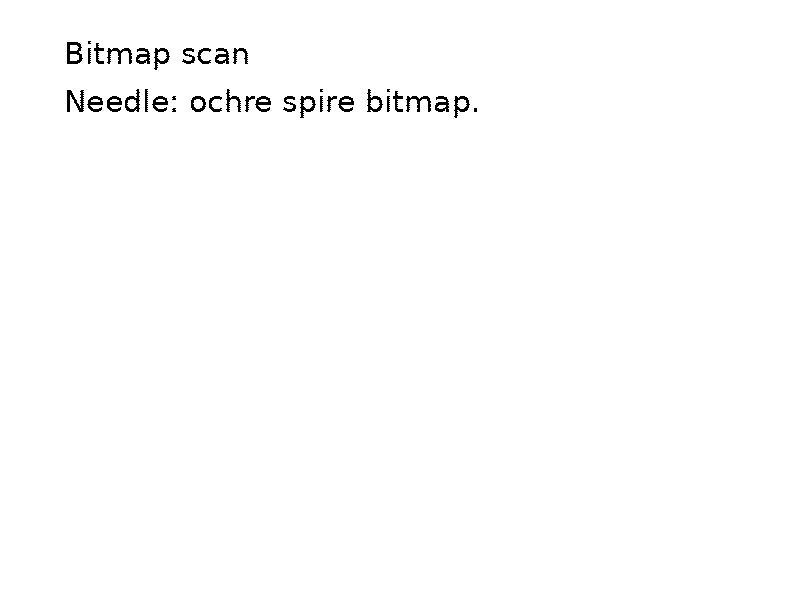
#> input picture tests/data/corpus/images/bitmap.bmp, 800 x 600 px
$ python -i scanfacts.py   (imports and definitions only)
#> lines starting #> are read from the running program, lines starting #| are printed output that depends on the picture; after the words box and inside, x2 and y2 are one past the last pixel; in counts of white or black regions, pixels touching at a corner belong together
#> further down, picture is the input picture: PIL image 800x600 1; 99.2% white; black in thin lines or dots, all inside (x1, y1, x2, y2) = (67, 41, 477, 118)
"""Page-image facts of a page that has no text layer (numpy + Pillow; the profile's layer 3.1B).

One render of the page at about 100 dpi gives what decides whether a conventional OCR engine is likely to read it well,
or the page is in doubt and belongs to the document reader (a vision model): how much ink, how much contrast, how sharp
the strokes are, how skewed the text lines are, how regular the lines are, whether long ruled lines make it a table,
whether it looks like a photograph.  Nothing here reads text; it costs about 50-150 ms a page.  ``router.decide_scan``
turns the facts into a runway.  The source file is only read.
"""

from __future__ import annotations

from pathlib import Path
from typing import Any

import numpy as np

RENDER_DPI = 100
SKEW_RANGE = 10.0                    # degrees searched on each side.  More than router.THRESHOLDS["max_deskew"], so that a page
                                     # skewed beyond what is straightened measures as such: a search that ends at its limit
                                     # says "at least this much" (with 6 a page at 8 or 12 degrees measured 5 or 6)
SKEW_STEP = 0.5


def _gray(im: Any) -> np.ndarray:
    return np.asarray(im.convert("L"), dtype=np.uint8)


def _normalise(a: np.ndarray) -> np.ndarray:
    """Paper (the median grey) mapped to 255, so a yellowed or grey page compares with a white one."""
    median = float(np.median(a)) or 255.0
#> median = 255
    return np.clip(a.astype(np.float32) * (255.0 / max(median, 1.0)), 0, 255)


def _skew(binary: Any) -> float:
    """The angle (degrees, positive = counter-clockwise rotation needed) at which the row profile of the ink is
    sharpest: text lines are horizontal then."""
    from PIL import Image

    small = Image.fromarray((np.asarray(binary) * 255).astype(np.uint8)).resize((400, round(400 * binary.shape[0] / binary.shape[1])))
    best, best_angle = -1.0, 0.0
    angle = -SKEW_RANGE
    while angle <= SKEW_RANGE + 1e-9:
        rot = np.asarray(small.rotate(angle, resample=Image.NEAREST, fillcolor=0)) > 127
        score = float(np.var(rot.sum(axis=1)))
        if score > best:
            best, best_angle = score, angle
        angle += SKEW_STEP
    return round(-best_angle, 2)


def _runs(mask: np.ndarray) -> list[tuple[int, int]]:
    """(start, length) of the runs of True in a 1-D boolean array."""
    if not mask.any():
        return []
    edges = np.diff(np.concatenate(([0], mask.astype(np.int8), [0])))
    starts, ends = np.where(edges == 1)[0], np.where(edges == -1)[0]
    return [(int(s), int(e - s)) for s, e in zip(starts, ends)]


def _long_run(mask: np.ndarray, share: float) -> np.ndarray:
    """Rows of *mask* that hold an unbroken run of True at least *share* of the row long."""
    w = mask.shape[1]
    n = max(2, int(share * w))
    c = np.concatenate((np.zeros((mask.shape[0], 1), np.int32), np.cumsum(mask, axis=1, dtype=np.int32)), axis=1)
    return ((c[:, n:] - c[:, :-n]) == n).any(axis=1)


def facts_of_image(im: Any, *, dpi: float = RENDER_DPI) -> dict[str, Any]:
    """The facts of a PIL page image rendered at *dpi*."""
    a = _gray(im)
    norm = _normalise(a)
    ink_mask = norm < 170
    ink = float(ink_mask.mean())
#> ink = 0.00791
    p2, p98 = np.percentile(norm, (2, 98))
#> p2 = 255; p98 = 255
    contrast = float((p98 - p2) / 255.0)
#> contrast = 0
    lap = (4 * norm[1:-1, 1:-1] - norm[:-2, 1:-1] - norm[2:, 1:-1] - norm[1:-1, :-2] - norm[1:-1, 2:])
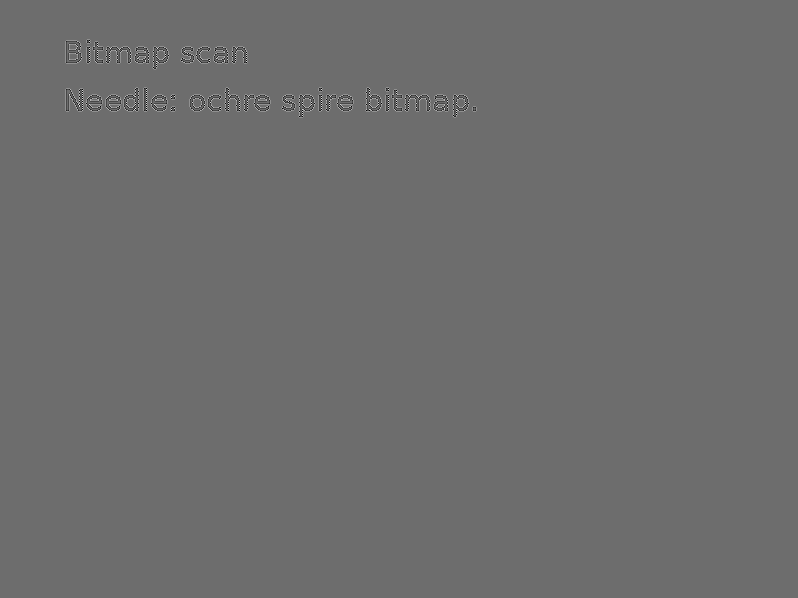
#> lap: shape (598, 798) float32; min -765, max 1020, mean 0; drawn with min black and max white
    edge_pix = np.abs(lap) > 60                       # strokes: a strong second difference
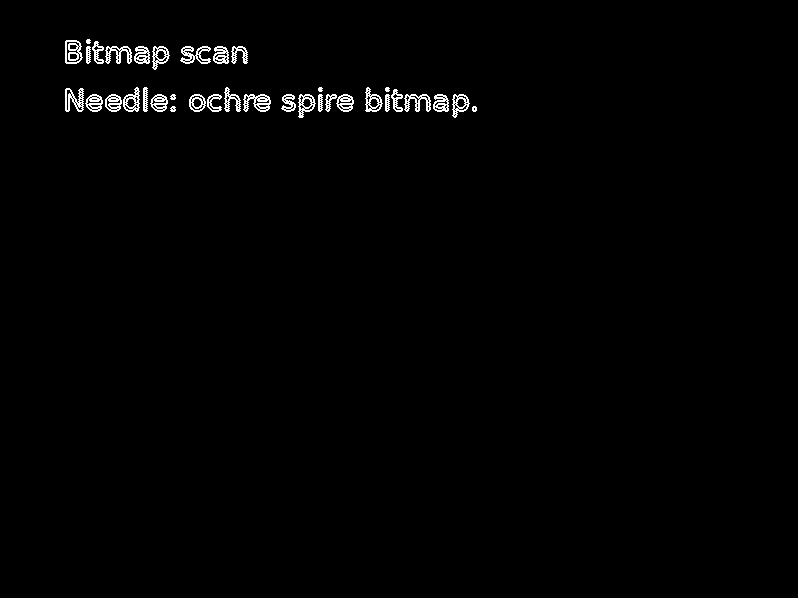
#> edge_pix: shape (598, 798) bool; 1.1% white in thin lines or dots, all inside (x1, y1, x2, y2) = (65, 39, 477, 118)
    sharp = float(edge_pix.mean() / max(ink, 1e-6)) if ink > 0 else 0.0
#> sharp = 1.38
    mid = float(((norm > 60) & (norm < 200)).mean())
#> mid = 0
    h, w = ink_mask.shape
#> h = 600; w = 800
    rows = ink_mask.mean(axis=1)
#> rows = 600 values, max 0.302 at index 98, min 0 at index 0, mean 0.00791
    h_lines = len(_runs(_long_run(ink_mask, 0.25)))               # ruled lines: an unbroken dark run of a quarter page
#> in _long_run, `c = np.concatenate((np.zeros((mask.shape[0], 1), np.int32), np.cumsum(..`:
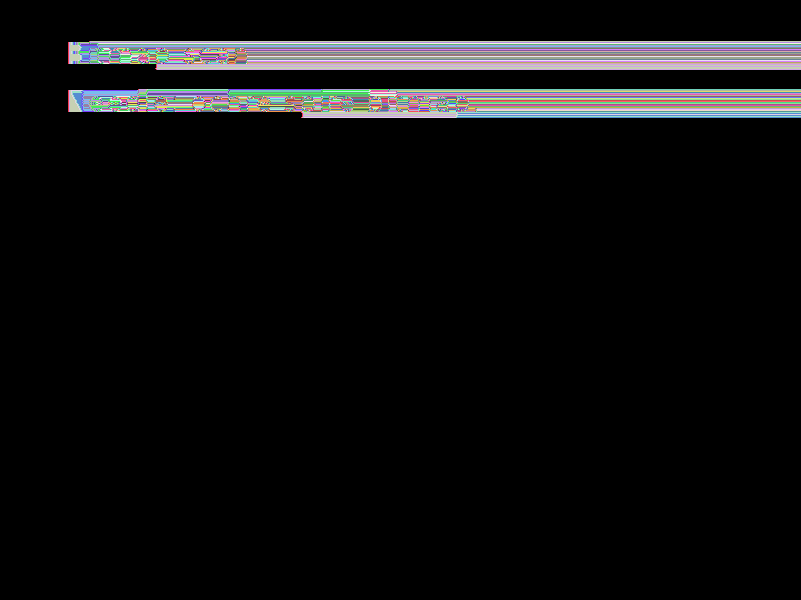
#> c: shape (600, 801) int32; 243 distinct labels, from 0 to 242; one colour per label, 0 black
#> h_lines = 0
    v_lines = len(_runs(_long_run(ink_mask.T, 0.18)))
#> call 2 of _long_run, with share = 0.18
#> in _long_run (call 2), `c = np.concatenate((np.zeros((mask.shape[0], 1), np.int32), np.cumsum(..`:
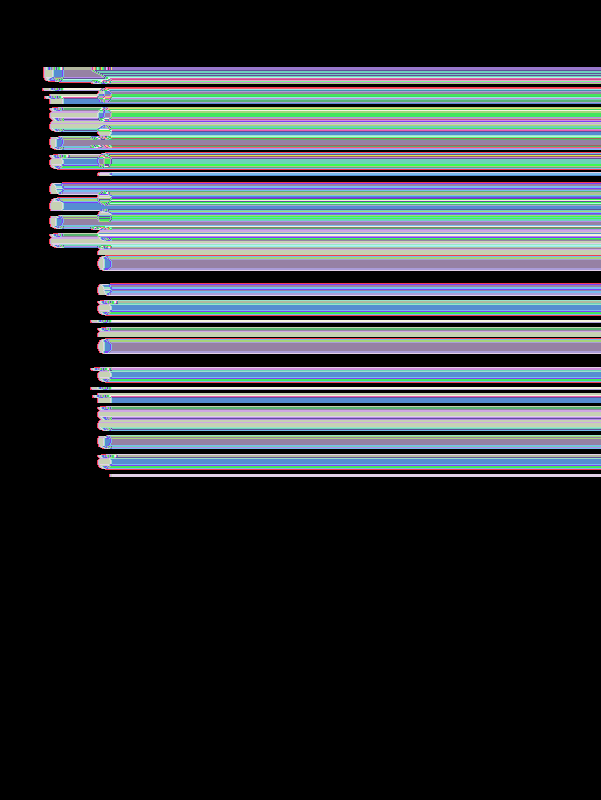
#> c: shape (800, 601) int32; 45 distinct labels, from 0 to 44; one colour per label, 0 black
#> in _long_run (call 2), `c = np.concatenate((np.zeros((mask.shape[0], 1), np.int32), np.cumsum(..`:
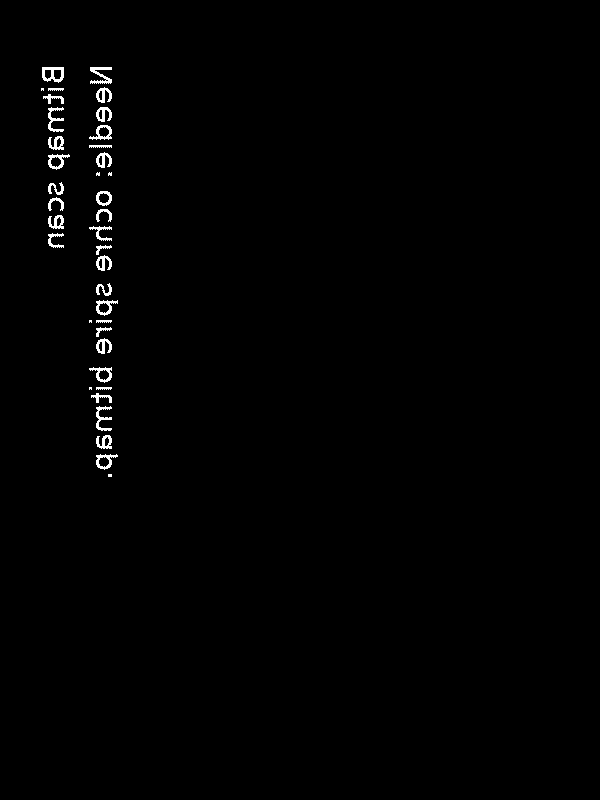
#> mask: shape (800, 600) bool; 0.79% white in thin lines or dots, all inside (x1, y1, x2, y2) = (41, 67, 118, 477)
#> v_lines = 0
    line_runs = _runs(rows > 0.004)
#> line_runs = [(42, 22), (89, 29)]
    paper = norm[~ink_mask]
    bg_std = float(paper.std()) if paper.size else 0.0            # a clean page's paper is flat: texture means a photo
#> bg_std = 0
    nb = sum(np.roll(np.roll(ink_mask, dy, 0), dx, 1) for dy in (-1, 0, 1) for dx in (-1, 0, 1) if dy or dx)
#> nb: shape (600, 800) int64; 9 distinct labels, from 0 to 8
    speckle = float((ink_mask & (nb == 0)).sum() / max(1, ink_mask.sum()))      # isolated dark pixels: scanner noise
#> speckle = 0
    lengths = np.array([n for _s, n in line_runs], dtype=np.float32)
#> lengths = [22, 29]
    # text lines are many, short and alike; a photograph or a drawing is a few big ones
    n_lines = int(np.sum((lengths >= 3) & (lengths <= 0.06 * h))) if len(lengths) else 0
#> n_lines = 2
    skew = _skew(ink_mask) if ink > 0.002 else 0.0
#> the loop in _skew, `while angle <= SKEW_RANGE + 1e-9:` made 41 passes
#> (score, best, best_angle) on passes 1 to 12: (49.69, 49.69, -10), (52.16, 52.16, -9.5), (55.17, 55.17, -9), (58.17, 58.17, -8.5), (61.69, 61.69, -8), (64.97, 64.97, -7.5), (68.98, 68.98, -7), (74.04, 74.04, -6.5), (79.18, 79.18, -6), (86.17, 86.17, -5.5), (91.42, 91.42, -5), (98.81, 98.81, -4.5)
#> score on passes 22 to 27: 221.3, 198.4, 184.2, 170.8, 157.5, 142.7
#> pass 1, in _skew, `rot = np.asarray(small.rotate(angle, resample=Image.NEAREST, fillcolor..`:
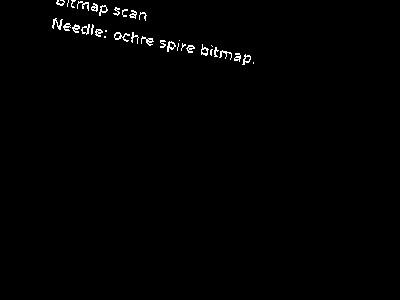
#> rot: shape (300, 400) bool; 0.86% white in thin lines or dots, all inside (x1, y1, x2, y2) = (52, 0, 254, 65)
#> pass 3, in _skew, `rot = np.asarray(small.rotate(angle, resample=Image.NEAREST, fillcolor..`:
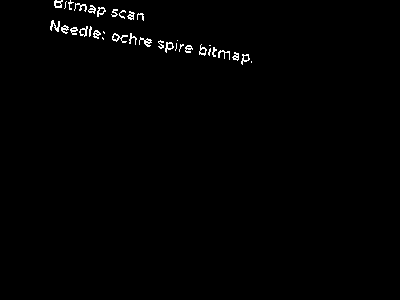
#> rot: shape (300, 400) bool; 0.88% white in thin lines or dots, all inside (x1, y1, x2, y2) = (50, 0, 252, 65)
#> after the loop in _skew, `while angle <= SKEW_RANGE + 1e-9:`: angle = 10.5; best = 237.9; best_angle = 0
#> skew = 0
    return {"ink": round(ink, 4), "contrast": round(contrast, 3), "sharp": round(sharp, 3), "mid_tones": round(mid, 3),
            "skew": skew, "text_lines": n_lines, "h_rules": h_lines, "v_rules": v_lines, "bg_std": round(bg_std, 2),
            "speckle": round(speckle, 4), "render_dpi": dpi,
            "px": [w, h]}


# [84 lines left out: functions page_facts, pages_facts, straighten, image_facts, not called in this run]

>>> from PIL import Image
>>> picture = Image.open('../../../../tests/data/corpus/images/bitmap.bmp')
>>> result = facts_of_image(picture)
#> result = 12 items
